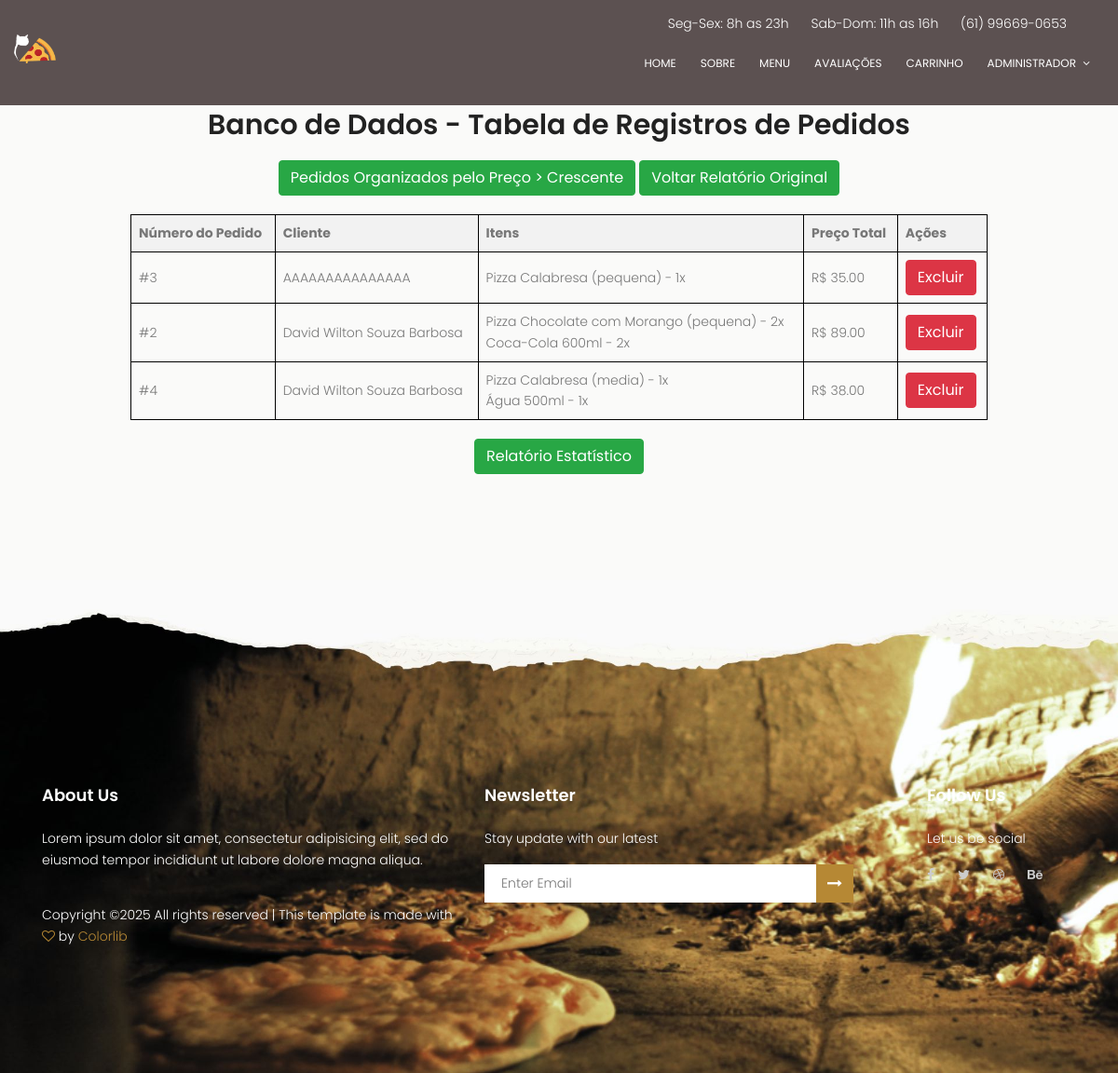
The app's page /pedidos with its own data.
### models/pedidos.py (models this page shows, shortened)
class Pedido(db.Model):
    id = db.Column(db.Integer, primary_key=True)
    numero_pedido = db.Column(db.Integer, unique=True, nullable=False)
    cliente_id = db.Column(db.Integer, db.ForeignKey('cliente.id'), nullable=False)
    itens = db.Column(db.JSON, nullable=False)
    preco_total = db.Column(db.Float, nullable=False)
    local_entrega = db.Column(db.String(100), nullable=False)
    data_pedido = db.Column(db.DateTime, default=db.func.current_timestamp())

class Cliente(db.Model):
    id = db.Column(db.Integer, primary_key=True)
    nome = db.Column(db.String(100), nullable=False)
    endereco = db.Column(db.String(200))
    telefone = db.Column(db.String(20), nullable=False)
    email = db.Column(db.String(100))
    pedidos = db.relationship('Pedido', backref='cliente', lazy=True)

### app.py (the view)
@app.route('/pedidos')
def lista_pedidos():
    try:
        pedidos = Pedido.query.order_by(Pedido.data_pedido.desc()).all()
        return render_template('tabela_pedidos.html', pedidos=pedidos)
    except Exception as e:
        print("Erro ao listar pedidos:", str(e))
        return "Ocorreu um erro ao carregar a lista de pedidos", 500

### templates/tabela_pedidos.html (shortened to what this page needs)
<!DOCTYPE html>
<html lang="zxx" class="no-js">
<head>
        <link rel="stylesheet" href="{{ url_for('static', filename='css/linearicons.css') }}">
        <link rel="stylesheet" href="{{ url_for('static', filename='css/owl.carousel.css') }}">
        <link rel="stylesheet" href="{{ url_for('static', filename='css/font-awesome.min.css') }}">
        <link rel="stylesheet" href="{{ url_for('static', filename='css/nice-select.css') }}">
        <link rel="stylesheet" href="{{ url_for('static', filename='css/magnific-popup.css') }}">
        <link rel="stylesheet" href="{{ url_for('static', filename='css/bootstrap.css') }}">
        <link rel="stylesheet" href="{{ url_for('static', filename='css/main.css') }}">
    </head>
    <body>
        <header id="header" id="home">
            <div class="header-top">
                <div class="container">
                    <div class="row justify-content-end">
                        <div class="col-lg-8 col-sm-4 col-8 header-top-right no-padding">
                            <ul>
                                <li>
                                    Seg-Sex: 8h as 23h
                                </li>
                                <li>
                                    Sab-Dom: 11h as 16h
                                </li>
                                <li>
                                    <a href="tel:(61) 99669-0653">(61) 99669-0653</a>
                                </li>
                            </ul>
                        </div>
                    </div>
                </div>
            </div>
            <div class="container no-padding">
                <div class="row align-items-center justify-content-between d-flex">
                    <div id="logo">
                        <a href="{{ url_for('home') }}">
                            <img src="{{ url_for('static', filename='img/logo.png') }}" alt="Logo" title="Logo" width="90" height="auto" />
                        </a>
                    </div>
                  <nav id="nav-menu-container">
                    <ul class="nav-menu no-padding">
                      <li class="menu-active no-padding"><a href="{{ url_for('home') }}">Home</a></li>
                      <li><a href="#about">Sobre</a></li>
                      <li><a href="{{ url_for('menu') }}">Menu</a></li>
                      <li><a href="#review">Avaliações</a></li>
                      <li><a href="{{ url_for('carrinho') }}">Carrinho</a></li>
                      <li class="menu-has-children no-padding"><a href="">Administrador</a>
                      </li>
                    </ul>
                  </nav>
                </div>
            </div>
          </header><br>
          <section class="generic-banner">
            <div class="container">
                <div class="row height align-items-center justify-content-center">
                    <div class="col-lg-10">
                        <div class="generic-banner-content">
                            <h2>Banco de Dados - Tabela de Registros de Pedidos</h2>
                            <div style="margin: 20px 0;">
                                <a href="{{ url_for('relatorio_pedidos') }}" class="btn btn-success">Pedidos Organizados pelo Preço > Crescente</a>
                                <a href="{{ url_for('lista_pedidos') }}" class="btn btn-success">Voltar Relatório Original</a>
                            </div>
                            <table border="1">
                                <tr>
                                    <th>Número do Pedido</th>
                                    <th>Cliente</th>
                                    <th>Itens</th>
                                    <th>Preço Total</th>
                                    <th>Ações</th>
                                </tr>
                                {% for pedido in pedidos %}
                                <tr>
                                    <td>#{{ pedido.numero_pedido }}</td>
                                    <td>{{ pedido.cliente.nome }}</td>
                                    <td>
                                        {% for item in pedido.itens %}
                                            {% if item.tipo == 'pizza' %}
                                                Pizza {{ item.sabor1 }}
                                                ({{ item.tamanho }}) - {{ item.quantidade }}x
                                            {% elif item.tipo == 'bebida' %}
                                                {{ item.nome }} {{ item.tamanho }} - {{ item.quantidade }}x
                                            {% endif %}
                                            <br>
                                        {% endfor %}
                                    </td>
                                    <td>R$ {{ "%.2f"|format(pedido.preco_total) }}</td>
                                    <td>
                                        <a href="{{ url_for('excluir_pedido', numero_pedido=pedido.numero_pedido) }}"
                                           class="btn btn-danger"
                                           onclick="return confirm('Tem certeza que deseja excluir este pedido?')">
                                           Excluir
                                        </a>
                                    </td>
                                </tr>
                                {% endfor %}
                            </table>
                            <div style="margin: 20px 0;">
                                <a href="{{ url_for('relatorio_estatisticas') }}" class="btn btn-success">Relatório Estatístico</a>
                            </div>
                        </div>
                    </div>
                </div>
            </div>
        </section>
        <footer class="footer-area section-gap">
            <div class="container">
                <div class="row">
                    <div class="col-lg-5 col-md-6 col-sm-6">
                        <div class="single-footer-widget">
                            <h6>About Us</h6>
                            <p>
                                Lorem ipsum dolor sit amet, consectetur adipisicing elit, sed do eiusmod tempor incididunt ut labore dolore magna aliqua.
                            </p>
                            <p class="footer-text">
Copyright &copy;<script>document.write(new Date().getFullYear());</script> All rights reserved | This template is made with <i class="fa fa-heart-o" aria-hidden="true"></i> by <a href="https://colorlib.com" target="_blank">Colorlib</a>
                            </p>
                        </div>
                    </div>
                    <div class="col-lg-5  col-md-6 col-sm-6">
                        <div class="single-footer-widget">
                            <h6>Newsletter</h6>
                            <p>Stay update with our latest</p>
                            <div class="" id="mc_embed_signup">
                                <form target="_blank" novalidate="true" action="https://spondonit.us12.list-manage.com/subscribe/post?u=1462626880ade1ac87bd9c93a&amp;id=92a4423d01" method="get" class="form-inline">
                                    <input class="form-control" name="EMAIL" placeholder="Enter Email" onfocus="this.placeholder = ''" onblur="this.placeholder = 'Enter Email '" required="" type="email">
                                        <button class="click-btn btn btn-default"><i class="fa fa-long-arrow-right" aria-hidden="true"></i></button>
                                </form>
                            </div>
                        </div>
                    </div>
                    <div class="col-lg-2 col-md-6 col-sm-6 social-widget">
                        <div class="single-footer-widget">
                            <h6>Follow Us</h6>
                            <p>Let us be social</p>
                            <div class="footer-social d-flex align-items-center">
                                <a href="#"><i class="fa fa-facebook"></i></a>
                                <a href="#"><i class="fa fa-twitter"></i></a>
                                <a href="#"><i class="fa fa-dribbble"></i></a>
                                <a href="#"><i class="fa fa-behance"></i></a>
                            </div>
                        </div>
                    </div>
                </div>
            </div>
        </footer>
    </body>
</html>

### static/css/main.css (style rules this page uses)
body { color: #777777; font-family: "Poppins", sans-serif; font-size: 14px; font-weight: 300; line-height: 1.625em; position: relative; }
ol, ul { margin: 0; padding: 0; list-style: none; }
a { -webkit-transition: all 0.3s ease 0s; -moz-transition: all 0.3s ease 0s; -o-transition: all 0.3s ease 0s; transition: all 0.3s ease 0s; }
a, a:focus, a:hover { text-decoration: none; outline: 0; }
#logo { transform: scale(0.5); transform-origin: top left; }
.btn i, .btn-large i, .btn-floating i, .btn-large i, .btn-flat i { font-size: 1em; line-height: inherit; }
h1, h2, h3, h4, h5, h6 { font-family: "Poppins", sans-serif; color: #222222; line-height: 1.2em !important; margin-bottom: 0; margin-top: 0; font-weight: 600; }
h2, .h2 { font-size: 30px; }
h6, .h6 { font-size: 14px; color: #222222; }
td, th { border-radius: 0px; }
.container.no-padding { padding-left: 0; padding-right: 0; }
.no-padding { padding: 0; }
h2 { font-size: 30px; }
h6 { font-size: 14px; }
h1, h2, h3, h4, h5, h6 { line-height: 1.5em; }
#header { padding: 14px 0; position: fixed; left: 0; top: 0; right: 0; transition: all 0.5s; z-index: 997; }
.header-top ul { text-align: right; margin-right: 5px; }
.header-top ul li { color: #ffffff; display: inline-block; margin-right: 20px; }
.header-top ul li a { color: #fff; }
#header #logo img { padding: 0; margin: 0; }
.nav-menu, .nav-menu * { margin: 0; padding: 0; list-style: none; }
.nav-menu li { position: relative; white-space: nowrap; }
.nav-menu > li { float: left; }
.sf-arrows .sf-with-ul { padding-right: 30px; }
.sf-arrows .sf-with-ul:after { content: "\f107"; position: absolute; right: 15px; font-family: FontAwesome; font-style: normal; font-weight: normal; }
#nav-menu-container { margin: 0; }
.nav-menu a { padding: 0 8px 0px 8px; text-decoration: none; display: inline-block; color: #fff; font-weight: 400; font-size: 12px; text-transform: uppercase; outline: none; }
.nav-menu > li { margin-left: 10px; }
#mobile-nav { position: fixed; top: 0; padding-top: 18px; bottom: 0; z-index: 998; background: rgba(0, 0, 0, 0.8); left: -260px; width: 260px; overflow-y: auto; transition: 0.4s; }
#mobile-nav ul { padding: 0; margin: 0; list-style: none; }
#mobile-nav ul li { position: relative; }
#mobile-nav ul li a { color: #fff; font-size: 13px; text-transform: uppercase; overflow: hidden; padding: 10px 22px 10px 15px; position: relative; text-decoration: none; width: 100%; display: block; outline: none; font-weight: 700; }
.section-gap { padding: 120px 0; }
.footer-area { color: #fff; padding-top: 220px; background: url(../img/footer-bg.jpg) center; background-size: cover; }
.footer-area h6 { color: #fff; margin-bottom: 25px; font-size: 18px; font-weight: 600; }
.footer-social a { padding-right: 25px; -webkit-transition: all 0.3s ease 0s; -moz-transition: all 0.3s ease 0s; -o-transition: all 0.3s ease 0s; transition: all 0.3s ease 0s; }
.footer-social i { color: #cccccc; -webkit-transition: all 0.3s ease 0s; -moz-transition: all 0.3s ease 0s; -o-transition: all 0.3s ease 0s; transition: all 0.3s ease 0s; }
.single-footer-widget input { border: none; width: 80% !important; font-weight: 300; background: #fff; color: #777; padding-left: 20px; border-radius: 0; font-size: 14px; padding: 10px 18px; }
.single-footer-widget .click-btn { background-color: #b68834; color: #fff; border-radius: 0; border-top-left-radius: 0px; border-bottom-left-radius: 0px; padding: 8px 12px; border: 0; }
.footer-text { padding-top: 20px; }
.footer-text a, .footer-text i { color: #b68834; }
.generic-banner { background-color: #fafaf9; text-align: center; }
.generic-banner .height { height: 600px; }
.generic-banner .generic-banner-content h2 { line-height: 1.2em; margin-bottom: 20px; }

### templates/tabela_pedidos.html (style rules this page uses)
table { width: 100%; border-collapse: collapse; }
th, td { border: 1px solid black; padding: 8px; text-align: left; }
th { background-color: #f2f2f2; }
header { position: fixed; background-color: #5c5151; }

### records on screen
Pedido: numero_pedido "3", cliente.nome "AAAAAAAAAAAAAAA", sabor1 "Calabresa", tamanho "pequena", quantidade "1", preco_total "35.00"
Pedido: numero_pedido "2", cliente.nome "David Wilton Souza Barbosa", sabor1 "Chocolate com Morango", tamanho "pequena", quantidade "2", nome "Coca-Cola", tamanho "600ml", quantidade "2", preco_total "89.00"
Pedido: numero_pedido "4", cliente.nome "David Wilton Souza Barbosa", sabor1 "Calabresa", tamanho "media", quantidade "1", nome "Água", tamanho "500ml", quantidade "1", preco_total "38.00"
